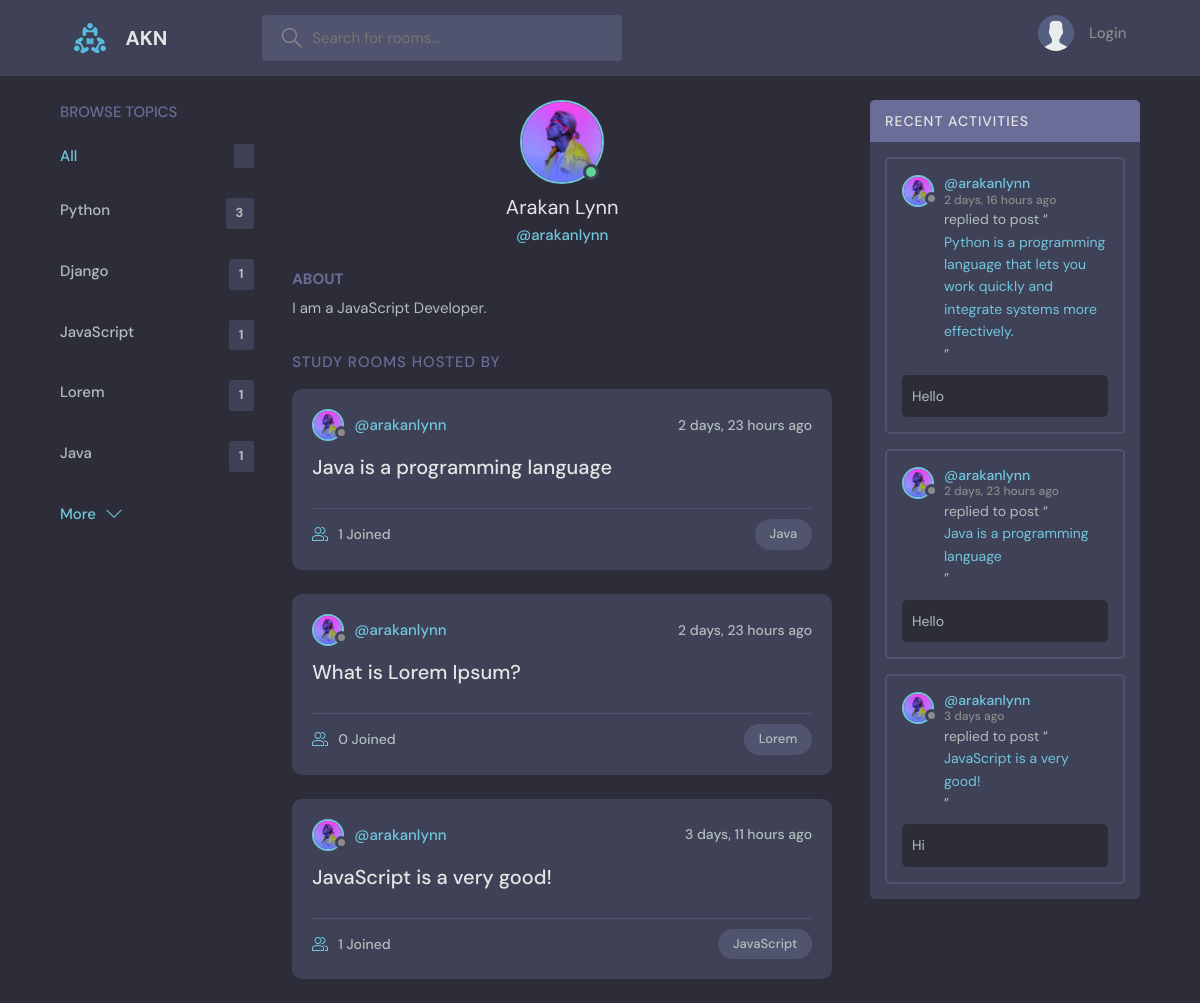
/profile/5, run on the app's committed database.
### base/models.py (models this page shows, shortened)
class Topic(models.Model):
    name = models.CharField(max_length=200)

class User(AbstractUser):
    name = models.CharField(max_length=200,null=True)
    email = models.EmailField(unique=True,null=True)
    bio = models.TextField(null=True)
    avatar = models.ImageField(null=True,default= 'avatar.svg')
    USERNAME_FIELD = 'email'
    REQUIRED_FIELDS = []

class Room(models.Model):
    host = models.ForeignKey(User, on_delete=models.SET_NULL, null=True)
    topic = models.ForeignKey(Topic, on_delete=models.SET_NULL, null=True)
    name = models.CharField(max_length=200)
    description = RichTextField(null=True, blank=True)
    participants = models.ManyToManyField(User, related_name='participants', blank=True)
    updated = models.DateTimeField(auto_now=True)
    created = models.DateTimeField(auto_now_add=True)
    class Meta:
        ordering = ['-updated','-created']
    def __str__(self):
        return self.name

class Message(models.Model):
    user = models.ForeignKey(User, on_delete=models.CASCADE)
    room = models.ForeignKey(Room, on_delete=models.CASCADE)
    body = models.TextField()
    updated = models.DateTimeField(auto_now=True)
    created = models.DateTimeField(auto_now_add=True)
    class Meta:
        ordering = ['-updated','-created']

### base/views.py (the view)
# urls.py: path('profile/<str:pk>',views.userProfile, name='profile'),
def userProfile(request,pk):
    user = User.objects.get(id = pk)
    rooms = user.room_set.all()
    room_messages = user.message_set.all()
    topics = Topic.objects.all()
    content = {'user':user,'rooms':rooms,'room_messages':room_messages,'topics':topics}
    return render(request, 'base/profile.html',content)

### base/templates/base/profile.html (shortened to what this page needs)
{% extends 'main.html' %}
{% block content %}
<main class="profile-page layout layout--3">
    <div class="container">
      {% include 'base/topic_component.html' %}
      <div class="roomList">
        <div class="profile">
          <div class="profile__avatar">
            <div class="avatar avatar--large active">
              <img src="{{user.avatar.url}}" />
            </div>
          </div>
          <div class="profile__info">
            <h3>{{user.name}}</h3>
            <p>@{{user.username}}</p>
          </div>
          <div class="profile__about">
            <h3>About</h3>
            <p>
              {{user.bio}}
            </p>
          </div>
        </div>
        <div class="roomList__header">
          <div>
            <h2>Study Rooms Hosted by {{request.user.username}}</a>
            </h2>
          </div>
        </div>
       {% include 'base/feed_component.html' %}
      </div>
     {% include 'base/activity_component.html' %}
    </div>
  </main>{% endblock content %}

### templates/main.html (shortened to what this page needs)
<!DOCTYPE html>
{% load static %}
<html lang="en">
  <head>
    <link rel="stylesheet" href="{% static 'styles/style.css' %}" />
  </head>
  <body>
     {% include 'navbar.html' %}
    {% block content %}
    {% endblock content %}
  </body>
</html>
{% load static %}
<!DOCTYPE html>
<html lang="en">
<head>
    <link rel="stylesheet" media="screen" href="{% static 'styles/main.css' %}">
</head>
<body>
</body>
</html>

### templates/navbar.html (shortened to what this page needs)
{% load static %}
<header class="header header--loggedIn">
      <div class="container">
        <a href="/" class="header__logo">
          <img src="{% static 'images/logo.svg' %}" />
          <h1>AKN</h1>
        </a>
        <form class="header__search" method="GET" action="{% url 'home' %}">
          <label>
            <input placeholder="Search for rooms..." name="q" type="text" />
          </label>
        </form>
        <nav class="header__menu">
    {% if request.user.is_authenticated %}
          <div class="header__user">
            <a href="{% url 'profile' request.user.id %}">
              <div class="avatar avatar--medium active">
                <img src="{{request.user.avatar.url}}" />
              </div>
              <p>{{request.user.username}} <span>@{{request.user.username}}</span></p>
            </a>
            <button class="dropdown-button">
              <svg version="1.1" xmlns="http://www.w3.org/2000/svg" width="32" height="32" viewBox="0 0 32 32">
                <title>chevron-down</title>
                <path d="M16 21l-13-13h-3l16 16 16-16h-3l-13 13z"></path>
              </svg>
            </button>
          </div>
          {% else %}
          <a href="{% url 'login' %}">
            <img src="{% static 'images/avatar.svg' %}" />
            <p>Login</p>
          </a>
    {% endif %}
        </nav>
      </div>
    </header>

### base/templates/base/topic_component.html
    <div class="topics">
          <div class="topics__header">
            <h2>Browse Topics</h2>
          </div>
          <ul class="topics__list">
            <li>
              <a href="{% url 'home' %}" class="active">All <span>{{room_count}}</span></a>
            </li>
            {% for topic in topics %}
            <li>
              <a href="{% url 'home' %}?q={{topic.name}}">{{topic.name}} <span>{{topic.room_set.all.count}}</span></a>
            </li>
           {% endfor %}
          </ul>
          <a class="btn btn--link" href="{% url 'topics' %}">
            More
            <svg version="1.1" xmlns="http://www.w3.org/2000/svg" width="32" height="32" viewBox="0 0 32 32">
              <title>chevron-down</title>
              <path d="M16 21l-13-13h-3l16 16 16-16h-3l-13 13z"></path>
            </svg>
          </a>
        </div>

### base/templates/base/feed_component.html (shortened to what this page needs)
    {% for room in rooms %}
   <div class="roomListRoom">
            <div class="roomListRoom__header">
              <a href="{% url 'profile' room.host.id %}" class="roomListRoom__author">
                <div class="avatar avatar--small">
                  <img src="{{room.host.avatar.url}}" />
                </div>
                <span>@{{room.host.username}}</span>
              </a>
              <div class="roomListRoom__actions">
                <span>{{room.created|timesince}} ago</span>
              </div>
            </div>
            <div class="roomListRoom__content">
              <a href="{% url 'room' room.id %}">{{room.name}}</a>
            </div>
            <div class="roomListRoom__meta">
              <a href="{% url 'room' room.id %}" class="roomListRoom__joined">
                {{room.participants.all.count}} Joined
              </a>
              <p class="roomListRoom__topic">{{room.topic.name}}</p>
            </div>
          </div>
              {% endfor %}

### base/templates/base/activity_component.html (shortened to what this page needs)
<div class="activities">
  <div class="activities__header">
    <h2>Recent Activities</h2>
  </div>
  {% for message in room_messages %}
  <div class="activities__box">
    <div class="activities__boxHeader roomListRoom__header">
      <a href="{% url 'profile' message.user.id %}" class="roomListRoom__author">
        <div class="avatar avatar--small">
          <img src="{{message.user.avatar.url}}" />
        </div>
        <p>
          @{{message.user.username}}
          <span>{{message.created|timesince}} ago</span>
        </p>
      </a>
    </div>
    <div class="activities__boxContent">
      <p>replied to post “<a href="{% url 'room' message.room.id %}">{{message.room}}</a>”</p>
      <div class="activities__boxRoomContent">{{message.body}}</div>
    </div>
  </div>
  {% endfor %}
</div>

### data on the page
Topic: name "Python", room_set.all.count "3"
Topic: name "Django", room_set.all.count "1"
Topic: name "JavaScript", room_set.all.count "1"
Topic: name "Lorem", room_set.all.count "1"
Topic: name "Java", room_set.all.count "1"
User: avatar (picture), name "Arakan Lynn", username "arakanlynn", bio "I am a JavaScript Developer."
Room: host.avatar (picture), host.username "arakanlynn", created "2 days, 23 hours", name "Java is a programming language", participants.all.count "1", topic.name "Java"
Room: host.avatar (picture), host.username "arakanlynn", created "2 days, 23 hours", name "What is Lorem Ipsum?", participants.all.count "0", topic.name "Lorem"
Room: host.avatar (picture), host.username "arakanlynn", created "3 days, 11 hours", name "JavaScript is a very good!", participants.all.count "1", topic.name "JavaScript"
Message: user.avatar (picture), user.username "arakanlynn", created "2 days, 16 hours", room "Python is a programming language that lets you work quickly and integrate systems more effectively.", body "Hello"
Message: user.avatar (picture), user.username "arakanlynn", created "2 days, 23 hours", room "Java is a programming language", body "Hello"
Message: user.avatar (picture), user.username "arakanlynn", created "3 days", room "JavaScript is a very good!", body "Hi"
